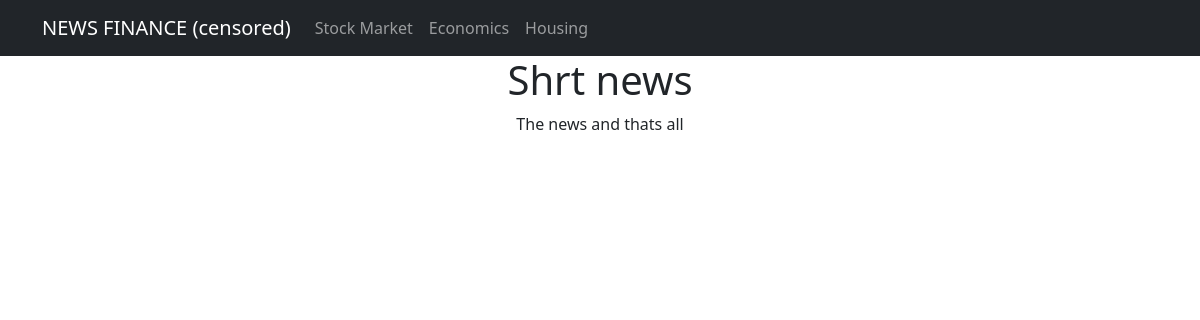
/news/24/, run on an earlier commit of the app's database.
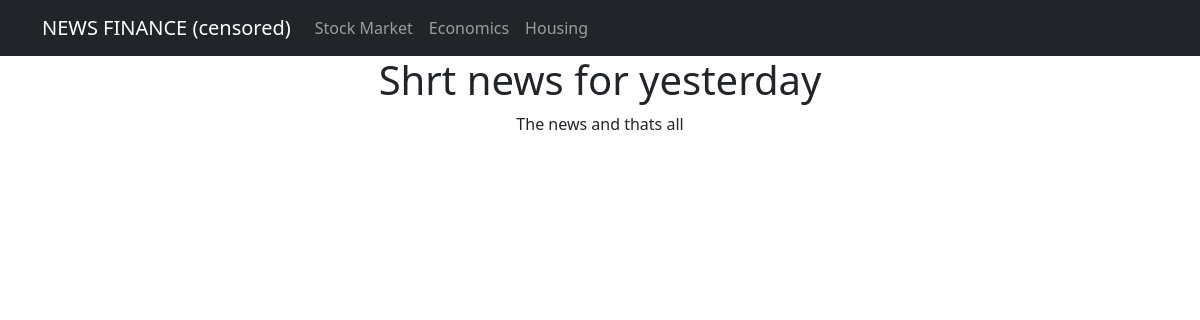
And on a later commit of the database.
### app/models.py (models this page shows, shortened)
class News(models.Model):
    name = models.CharField(max_length=150, unique=True)
    description = models.TextField()
    published_date = models.DateTimeField(auto_now_add=True)
    category = models.ForeignKey(to='Category', on_delete=models.CASCADE, related_name='news')
    class Meta:
        verbose_name_plural = "News"

### app/views.py (the view)
# urls.py: path('news/<int:pk>/', NewsDetail.as_view(), name='news_detail'),  # News detail page
class NewsDetail(DetailView):
    model = News
    template_name = 'news_detail.html'
    context_object_name = 'news_detail'

### app/templatetags/custom_filters.py (called while the page is built)
@register.filter(name='censor_bad_words')
def censor_bad_words(value):
    words = value.split()
    censored_words = [BAD_WORDS.get(word, word) for word in words]
    return ' '.join(censored_words)

### templates/news_detail.html (shortened to what this page needs)
{% extends 'flatpages/default.html' %}
{% load custom_filters %}
{% block content %}
<h1>{{ news_detail.name|censor_bad_words|safe }}</h1>
<p>{{ news_detail.description|safe }}</p>
{% endblock content %}

What changed in the data, as far as the page shows it:
changed News "The news and thats all": name|censor_bad_words "Shrt news" → "Shrt news for yesterday"
